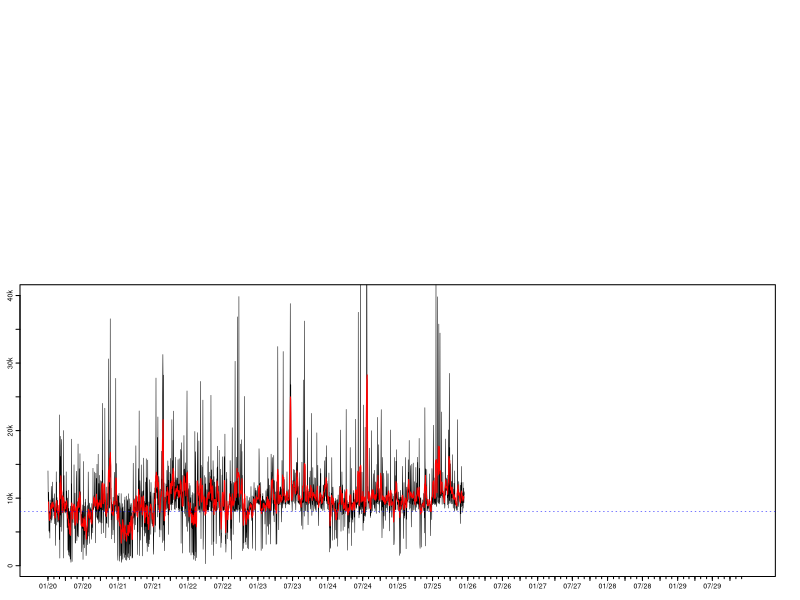

The R script that drew this image: (Note: this script raises an error after producing the figure.)
##### Load libraries and initialise data ------------------------------------------------------------------

# Load libraries
library(tidyverse)
library(zoo)
library(grid)
library(gridBase)

# Load in step data
data <- read.csv("Data/StepData.csv")

# Format date objects
names(data)[1] <- "Year"
data <- mutate(data, Date = as.Date(paste(Month, Day, Year, sep = "/"), "%m/%d/%Y"))





##### Plot distribution of daily step counts --------------------------------------------------------------

# Function to generate histogram
hPlot <- function(){
  par(lwd = 0.5)
  histColours <-  c(colorRampPalette(c("red4", "red"), 0.5)(8), 
                    colorRampPalette(c("green", "green4"))(8), rep("green4", 24))
  h <- hist(data$Steps, breaks = seq(0, 40000, by = 1000), plot = FALSE)
  h$density <- h$counts/sum(h$counts)*100
  plot(h, freq = FALSE, xlab = "", xaxt = "n",
       ylab = "", yaxt = "n", col = histColours, main = "", ylim = c(0, 30))
  axis(side = 1, at = seq(0, 40000, by = 5000), labels = c("0", "", "10k", "", "20k", "", "30k", "", "40k"))
  axis(side = 2, at = seq(0, 30, by = 5), labels = c("0%", "", "10%", "", "20%", "", "30%"),
       mgp = c(0, 0.17, 0))
  abline(v = 8000, col = "blue", lty = 3, lwd = 0.5)
  box(lwd = 1)}





##### Plot moving average and daily counts ----------------------------------------------------------------

# Function to generate time series plot
tPlot <- function(){
  plot(data$Date, data$Steps, type = "l", ylim = c(0, 40000), xlab = "", xaxt = "n",
       ylab = "", yaxt = "n", lwd = 0.5)
  axis.Date(1, at = seq(min(data$Date), max(data$Date), by = "3 mon"), format = "%m/%y")
  axis.Date(1, at = seq(min(data$Date), max(data$Date), by = "1 mon"), labels = FALSE, tcl = -0.11)
  axis(side = 2, at = seq(0, 40000, by = 5000), labels = c("0", "", "10k", "", "20k", "", "30k", "", "40k"),
       mgp = c(0, 0.17, 0))
  lines(data$Date, rollmean(data$Steps, 7, fill = list(NA, NULL, NA)), col = "red", lwd = 1)
  abline(h = 8000, col = "blue", lty = 3, lwd = 0.5)}





##### Get overall step count stats ------------------------------------------------------------------------

# Get longest goal streak
goalStreak <- rle(data$Steps >= 8000)
goalStreak <- max(goalStreak$lengths[goalStreak$values == TRUE])

# Calculate total steps, total distance, and average daily steps
# Also calculate rate that goal is met; include longest goal streak
stepStats <- c(sum(data$Steps),
               round(sum(data$Steps)*0.427/1000, 0),
               round(mean(data$Steps), 0),
               round(length(data$Steps[data$Steps >= 8000])/nrow(data)*100, 2),
               goalStreak)

# Get total and mean step count, goal rate over last 30 days
data30 <- data[(nrow(data)-30):nrow(data), ]
step30Stats <- c(sum(data30$Steps),
                 round(mean(data30$Steps), 0),
                 round(length(data30$Steps[data30$Steps >= 8000])/nrow(data30)*100, 2))





##### Combine plots into a single canvas ------------------------------------------------------------------

# Prepare graphics device
tiff(filename = "StepData.tif", width = 3304, height = 2272, units = "px", res = 800, compression = "lzw")

# Create blank page
grid.newpage()
plot.new()

# Set grid layout and activate it
gly <- grid.layout(800, 1200)
pushViewport(viewport(layout = gly))

# Plot step count time series
pushViewport(vp = viewport(layout.pos.row = 370:790, layout.pos.col = 1:1175))
par(fig = gridFIG(), mar = c(0.8, 1, 0.4, 0.4), cex.axis = 0.42, tcl = -0.2, mgp = c(0, -0.2, 0))
par(new = TRUE)
tPlot()
popViewport()

# Plot step count histogram
pushViewport(vp = viewport(layout.pos.row = 15:350, layout.pos.col = 1:700))
par(fig = gridFIG(), mar = c(0.3, 1, 0.4, 0.4), cex.axis = 0.42, tcl = -0.2, mgp = c(0, -0.2, 0))
par(new = TRUE)
hPlot()
popViewport()

# Create figure labels
grid.text(label = c("Daily Step Count", "(Distribution)", "Daily Step Count", "(Time Series)"),
          x = c(0.549, 0.549, 0.061, 0.061), y = c(0.932, 0.915, 0.488, 0.471),
          hjust = c(1, 1, 0, 0), gp = gpar(cex = 0.3))

# Create legend (top)
grid.text(label = c("Above Goal", "Below Goal"),
          x = rep(0.486, 2), y = c(0.882, 0.865),
          hjust = 0, gp = gpar(cex = 0.3))
grid.rect(x = rep(0.476, 2), y = c(0.882, 0.865),
          width = rep(0.008, 2), height = rep(0.010, 2),
          gp = gpar(col = c("green", "red"), fill = c("green", "red")))

# Create legend (bottom)
grid.text(label = c("Daily Count", "7-Day Average", "Daily Goal"),
          x = rep(0.085, 3), y = c(0.440, 0.423, 0.408),
          hjust = 0, gp = gpar(cex = 0.3))
grid.segments(x0 = rep(0.061, 3), y0 = c(0.443, 0.426, 0.411),
              x1 = rep(0.081, 3), y1 = c(0.443, 0.426, 0.411),
              gp = gpar(col = c("black", "red", "blue"), lty = c(1, 1, 3), lwd = 0.5))

# Summary stats
grid.text(label = c(paste0(stepStats[2], " km"), "Total Distance",
                    paste0(stepStats[1]), "Total Steps",
                    paste0(stepStats[3]), "Average Daily Steps",
                    paste0(sprintf(stepStats[4], fmt = "%#.2f"), "%"), "Goal Success Rate",
                    paste0(stepStats[5], " days"), "Longest Goal Streak",
                    paste0(step30Stats[1]), "30-day Total Steps",
                    paste0(step30Stats[2]), "30-day Average Daily Steps",
                    paste0(sprintf(step30Stats[3], fmt = "%#.2f"), " %"), "30-day Goal Success Rate"),
          x = rep(c(0.605, 0.709), 8), rep(c(seq(0.946, 0.755, length.out = 5),
                                             seq(0.695, 0.597, length.out = 3)), each = 2), hjust = 0,
          gp = gpar(cex = 0.5, col = c(rep(c("blue", "black"), 5), rep(c("purple", "black"), 3))))
grid.segments(x0 = 0.605, y0 = 0.725, x1 = 0.958, y1 = 0.725, gp = gpar(lwd = 0.65))

# Deactivate grid layout; finalise graphics save
popViewport()
dev.off()
